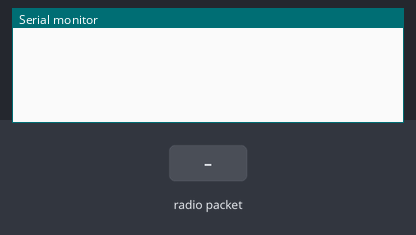
Recording of a sketch running on a simulated Arduino Uno, built with avr-gcc and run on an emulated ATmega328P. On the bench: the last lines printed to the serial monitor. The inputs (shaded band) are chosen by the test bench. No radio packets arrive unless stated.

Above: at 1.2 s.
1.3 s: radio packet "1" arrives
At 2.5 s:
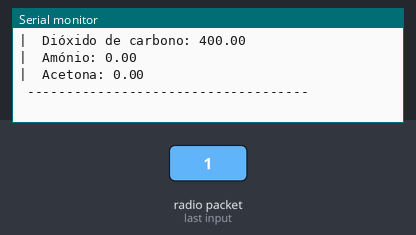
2.8 s: radio packet "0" arrives
At 3.66 s:
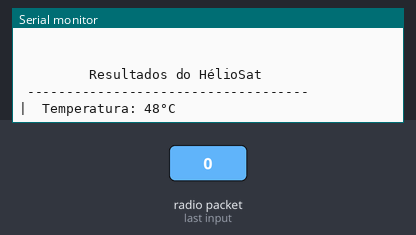
4.3 s: radio packet "2" arrives
At 5.92 s:
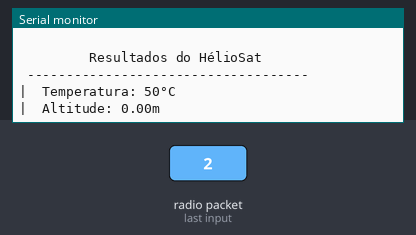

The sketch:

Receptor.ino
```cpp
/* Incluindo a biblioteca */
#include <SPI.h>
#include "nRF24L01.h"
#include "RF24.h"

struct package {
  int Temperatura;
  float Altitude;
  float Pressao;
  float CO;
  float Alcohol;
  float CO2;
  float NH4;
  float Acetona;
};

typedef struct package Package;
Package data;


/* Rádio entre o transmissor e receptor */
RF24 radio(9,10);  /* Certifique-se que estão conectados nos mesmos pinos */
const uint64_t pipes[2] = {
  0xF0F0F0F0E1LL, 0xF0F0F0F0D2LL };


void setup()
{
  Serial.begin(9600); /* Na velocidade 9600 no Monitor Serial */
  radio.begin(); /* Inicia o NRF2L001 */
  radio.openWritingPipe(pipes[1]);
  radio.openReadingPipe(1,pipes[0]);
  radio.startListening(); /* Rádio começa a receber */
}

void loop(void)
{
  if ( radio.available() ) /* Se o rádio estiver disponível irá substituir o valor de data antigo pelo novo */
  {
    bool done = false;
    while (!done)
    {
    done = radio.read( &data, sizeof(data) );
    }

    Serial.println(" ");
    Serial.println("         Resultados do HélioSat");
    Serial.println(" ------------------------------------");
    Serial.print("|  Temperatura: "); Serial.print(data.Temperatura);Serial.println("°C");
    Serial.print("|  Altitude: "); Serial.print(data.Altitude);Serial.println("m");
    Serial.print("|  Pressão Atmosférica: "); Serial.print(data.Pressao);Serial.println(" Pa");
    Serial.print("|  Monóxido de carbono: "); Serial.println(data.CO);
    Serial.print("|  Álcool: "); Serial.println(data.Alcohol);
    Serial.print("|  Dióxido de carbono: "); Serial.println(data.CO2 + 400);
    Serial.print("|  Amónio: "); Serial.println(data.NH4);
    Serial.print("|  Acetona: "); Serial.println(data.Acetona);
    Serial.println(" ------------------------------------");
    Serial.println(" ");
    delay(2000);
  }
}
```

Measured:
- after the input at 1.3 s, the serial monitor: prints a new line at once (image 1)
- after the input at 2.8 s, the serial monitor: prints a new line after 0.84 s (image 2)
- after the input at 4.3 s, the serial monitor: prints a new line after 1.6 s (image 3)
